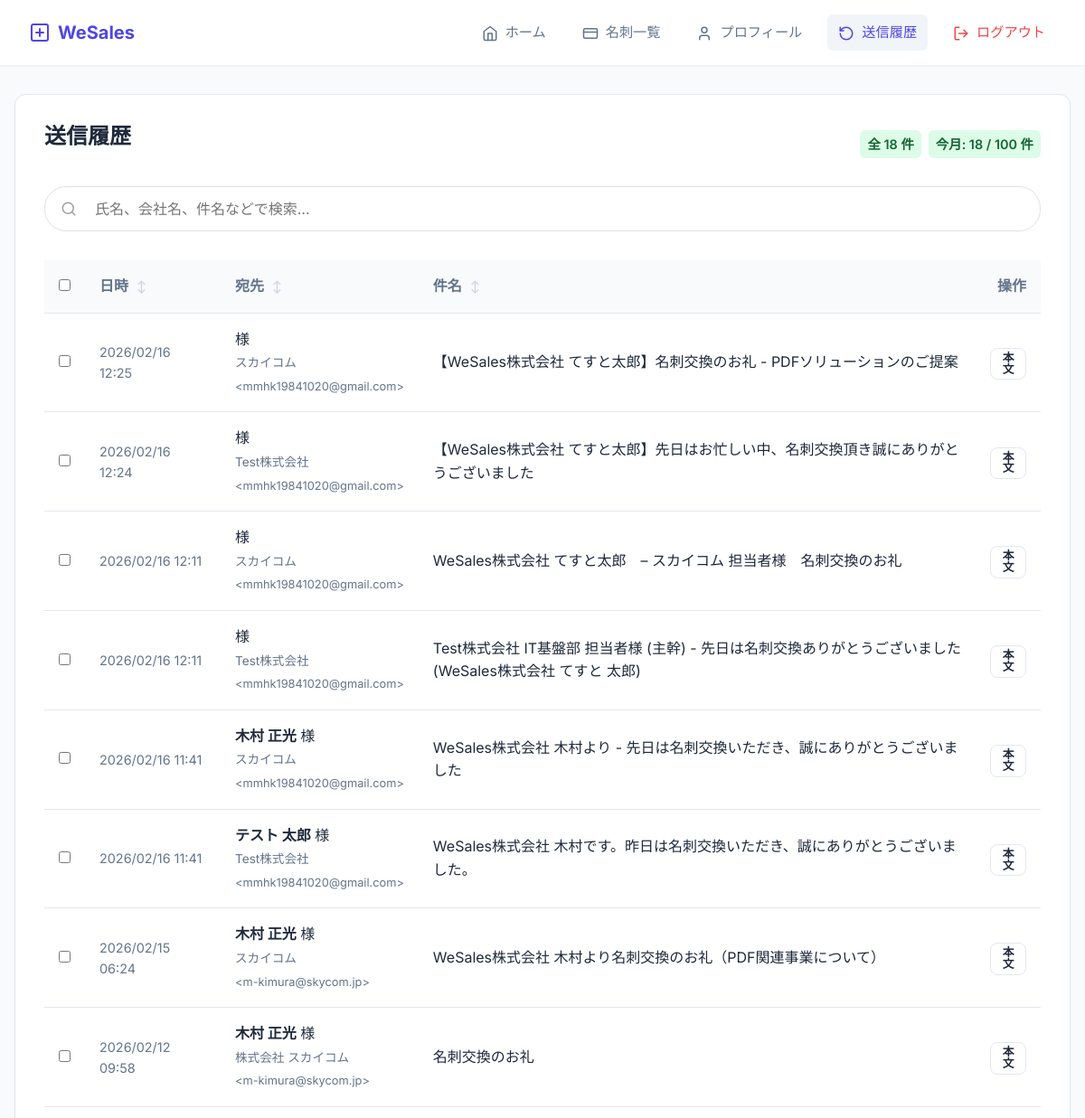
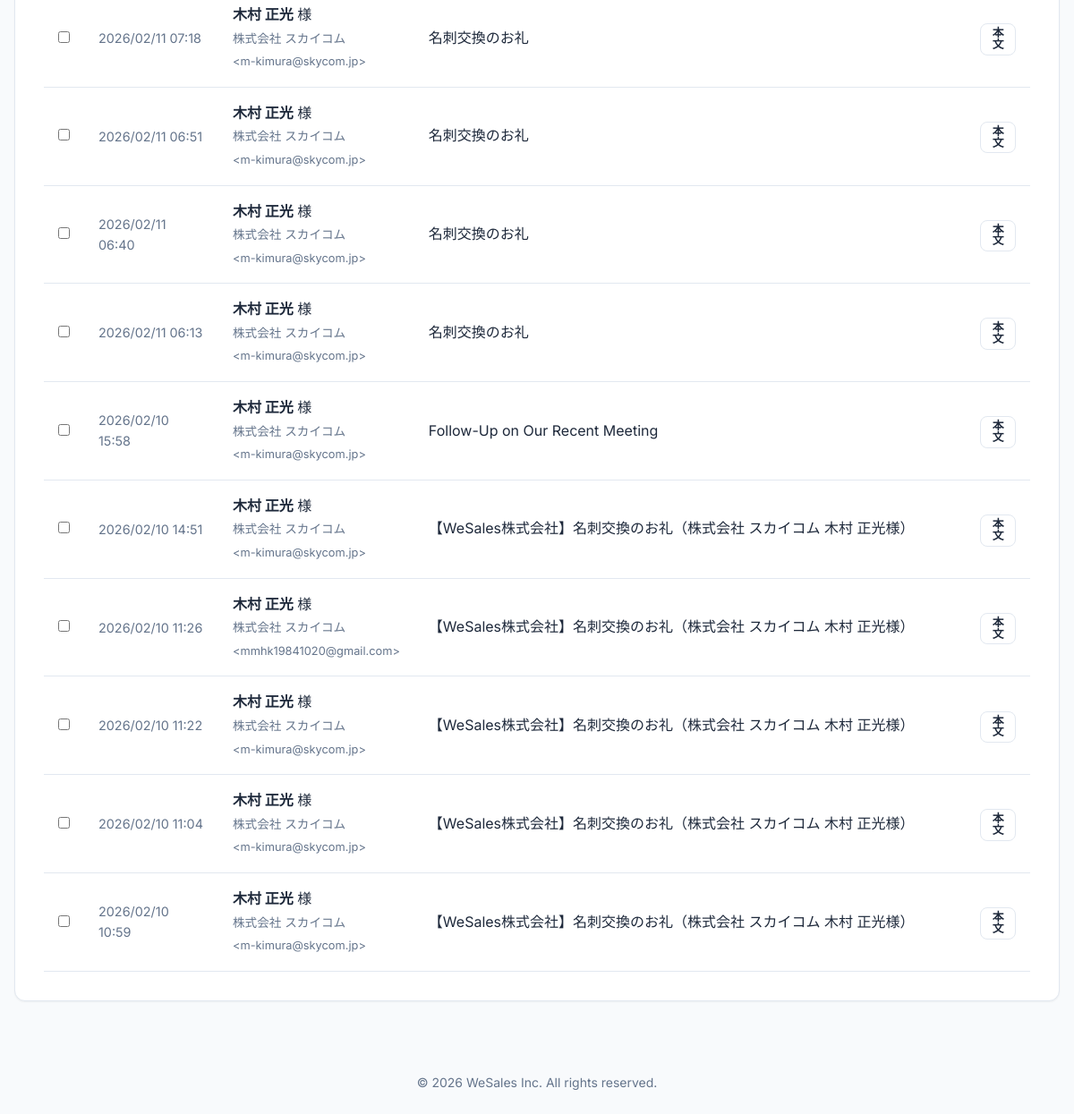
The page /history (signed in) on the database its author committed (2 pictures, top to bottom).
### models.py (models this page shows)
class History(db.Model):
    id = db.Column(db.Integer, primary_key=True)
    user_id = db.Column(db.Integer, db.ForeignKey("user.id"), nullable=False)
    customer_name = db.Column(db.String(100))
    company_name = db.Column(db.String(100))
    email = db.Column(db.String(120))
    mail_subject = db.Column(db.String(200))
    mail_body = db.Column(db.Text)
    sent_at = db.Column(db.DateTime, default=datetime.now)
    user = db.relationship("User", backref=db.backref("histories", lazy=True))

### routes/history.py (the view)
@history_bp.route("/history")
@login_required
def show_history():
    user_id = request.args.get("user_id", type=int)
    monthly_sent_count = get_monthly_sent_count(current_user.id)
    monthly_limit = current_user.monthly_limit
    if current_user.is_admin:
        query = History.query
        if user_id:
            query = query.filter_by(user_id=user_id)
        histories = query.order_by(History.sent_at.desc()).all()
        users = User.query.all()
        return render_template("history.html",
                               histories=histories,
                               users=users,
                               selected_user_id=user_id,
                               monthly_sent_count=monthly_sent_count,
                               monthly_limit=monthly_limit)
    else:
        histories = (
            History.query.filter_by(user_id=current_user.id)
            .order_by(History.sent_at.desc())
            .all()
        )
        return render_template("history.html",
                               histories=histories,
                               monthly_sent_count=monthly_sent_count,
                               monthly_limit=monthly_limit)

### app.py (called while the page is built)
def create_app(config_class=Config):
    app = Flask(__name__)
    app.config.from_object(config_class)
    db.init_app(app)
    bcrypt.init_app(app)
    csrf.init_app(app)
    login_manager.init_app(app)
    @login_manager.user_loader
    def load_user(user_id):
        return User.query.get(int(user_id))
    @app.context_processor
    def inject_now():
        return {"now": datetime.now(timezone.utc)}
    from routes.auth import auth_bp
    from routes.main import main_bp
    from routes.cards import cards_bp
    from routes.history import history_bp
    from routes.admin import admin_bp
    from routes.import_routes import import_bp
    app.register_blueprint(auth_bp)
    app.register_blueprint(main_bp)
    app.register_blueprint(cards_bp)
    app.register_blueprint(history_bp)
    app.register_blueprint(admin_bp)
    app.register_blueprint(import_bp)
    return app

### services/mail_service.py (called while the page is built)
def get_monthly_sent_count(user_id):
    first_day = date(date.today().year, date.today().month, 1)
    count = History.query.filter(
        History.user_id == user_id,
        History.sent_at >= first_day
    ).count()
    return count

### Templates/history.html (shortened to what this page needs)
{% extends "base.html" %}
{% block content %}
<div class="card">
    <div style="display: flex; justify-content: space-between; align-items: center; margin-bottom: var(--spacing-lg);">
        <h2>送信履歴</h2>
        <div style="display: flex; gap: var(--spacing-sm); align-items: center;">
            <span class="badge" style="font-size: 0.9rem;">全 {{ histories|length }} 件</span>
            <span class="badge badge-primary" style="font-size: 0.9rem;">今月: {{ monthly_sent_count }} / {{ monthly_limit
                }} 件</span>
        </div>
    </div>
    <div class="search-container">
        <input type="text" id="searchInput" class="search-input" placeholder="氏名、会社名、件名などで検索...">
    </div>
    {% if histories %}
    <div style="overflow-x: auto;">
        <table class="history-table" id="historyTable">
            <thead>
                <tr>
                    <th style="width: 40px;" class="desktop-only"><input type="checkbox" id="selectAll"></th>
                    <th class="sortable" data-sort="1">日時 <span class="sort-icon"></span></th>
                    <th class="sortable" data-sort="2">宛先 <span class="sort-icon"></span></th>
                    <th class="sortable" data-sort="3">件名 <span class="sort-icon"></span></th>
                    <th style="text-align: right;">操作</th>
                </tr>
            </thead>
            <tbody>
                {% for history in histories %}
                <tr data-id="{{ history.id }}">
                    <td class="desktop-only" style="text-align: center;" data-label="選択"><input type="checkbox"
                            class="history-checkbox" value="{{ history.id }}"></td>
                    <td class="date-col" data-label="日時">{{ history.sent_at.strftime('%Y/%m/%d %H:%M') }}</td>
                    <td data-label="宛先">
                        <strong>{{ history.customer_name }}</strong> 様<br>
                        <span style="font-size: 0.85rem; color: var(--text-muted);">{{ history.company_name
                            }}</span><br>
                        <span style="font-size: 0.8rem; color: var(--text-muted);">&lt;{{ history.email }}&gt;</span>
                    </td>
                    <td data-label="件名">
                        {{ history.mail_subject }}
                    </td>
                    <td style="text-align: right;" data-label="操作">
                        <button class="btn btn-secondary view-body-btn" data-body="{{ history.mail_body }}"
                            style="padding: 0.25rem 0.5rem; font-size: 0.8rem;">本文</button>
                    </td>
                </tr>
                {% endfor %}
            </tbody>
        </table>
    </div>
    {% endif %}
</div>
{% endblock %}

### static/css/style.css (style rules this page uses)
:root { --primary-color: #4f46e5; --primary-hover: #4338ca; --secondary-color: #64748b; --background-color: #f8fafc; --surface-color: #ffffff; --text-color: #1e293b; --text-muted: #64748b; --border-color: #e2e8f0; --success-color: #10b981; --danger-color: #ef4444; --font-family: 'Inter', system-ui, -apple-system, sans-serif; --spacing-xs: 0.25rem; --spacing-sm: 0.5rem; --spacing-md: 1rem; --spacing-lg: 1.5rem; --spacing-xl: 2rem; --radius-sm: 0.375rem; --radius-md: 0.5rem; --radius-lg: 0.75rem; --shadow-sm: 0 1px 2px 0 rgb(0 0 0 / 0.05); --shadow-md: 0 4px 6px -1px rgb(0 0 0 / 0.1), 0 2px 4px -2px rgb(0 0 0 / 0.1); --shadow-lg: 0 10px 15px -3px rgb(0 0 0 / 0.1), 0 4px 6px -4px rgb(0 0 0 / 0.1); }
* { box-sizing: border-box; margin: 0; padding: 0; }
body { font-family: var(--font-family); background-color: var(--background-color); color: var(--text-color); line-height: 1.6; display: flex; flex-direction: column; min-height: 100vh; }
h1, h2, h3, h4, h5, h6 { color: var(--text-color); font-weight: 700; line-height: 1.2; margin-bottom: var(--spacing-md); }
h2 { font-size: 1.5rem; }
.card { background-color: var(--surface-color); border-radius: var(--radius-lg); box-shadow: var(--shadow-sm); padding: var(--spacing-xl); border: 1px solid var(--border-color); margin-bottom: var(--spacing-lg); }
.btn { display: inline-flex; justify-content: center; align-items: center; padding: 0.75rem 1.5rem; border-radius: var(--radius-md); font-weight: 600; cursor: pointer; transition: all 0.2s; border: none; font-size: 1rem; line-height: 1; }
.btn-secondary { background-color: var(--surface-color); color: var(--text-color); border: 1px solid var(--border-color); }
input[type="text"], input[type="email"], input[type="password"], input[type="url"], input[type="number"], textarea, select { width: 100%; padding: 0.75rem; border: 1px solid var(--border-color); border-radius: var(--radius-md); font-family: inherit; font-size: 1rem; transition: border-color 0.2s, box-shadow 0.2s; }
.badge { display: inline-block; padding: 0.25rem 0.625rem; border-radius: 9999px; font-size: 0.75rem; font-weight: 600; }
.badge-primary { background-color: #e0e7ff; color: #4338ca; }

### Templates/history.html (style rules this page uses)
.history-table { width: 100%; border-collapse: collapse; margin-top: var(--spacing-md); }
.history-table th, .history-table td { padding: var(--spacing-md); text-align: left; border-bottom: 1px solid var(--border-color); }
.history-table th { background-color: #f8fafc; font-weight: 600; color: var(--text-muted); }
.sortable { cursor: pointer; user-select: none; position: relative; }
.sort-icon::after { content: "↕"; margin-left: 5px; font-size: 0.8rem; color: #cbd5e1; }
.search-container { margin-bottom: var(--spacing-md); position: relative; }
#searchInput.search-input { width: 100% !important; padding: 12px 20px 12px 55px !important; border: 1px solid #dfe1e5 !important; border-radius: 24px !important; font-size: 16px !important; line-height: 1.5 !important; transition: box-shadow 0.2s !important; box-shadow: none !important; background-color: white !important; display: block !important; }
.date-col { width: 150px; color: var(--text-muted); font-size: 0.9rem; }
.badge { display: inline-block; padding: 0.25rem 0.5rem; background-color: #dcfce7; color: #166534; border-radius: var(--radius-sm); font-size: 0.75rem; font-weight: 600; }

### rows shown on the page
History: sent_at "2026/02/16 12:25", company_name "スカイコム", email "mmhk19841020@gmail.com", mail_subject "【WeSales株式会社 てすと太郎】名刺交換のお礼 - PDFソリューションのご提案"
History: sent_at "2026/02/16 12:24", company_name "Test株式会社", email "mmhk19841020@gmail.com", mail_subject "【WeSales株式会社 てすと太郎】先日はお忙しい中、名刺交換頂き誠にありがとうございました"
History: sent_at "2026/02/16 12:11", company_name "スカイコム", email "mmhk19841020@gmail.com", mail_subject "WeSales株式会社 てすと太郎 – スカイコム 担当者様 名刺交換のお礼"
History: sent_at "2026/02/16 12:11", company_name "Test株式会社", email "mmhk19841020@gmail.com", mail_subject "Test株式会社 IT基盤部 担当者様 (主幹) - 先日は名刺交換ありがとうございました (WeSales株式会社 てすと 太郎)"
History: sent_at "2026/02/16 11:41", customer_name "木村 正光", company_name "スカイコム", email "mmhk19841020@gmail.com", mail_subject "WeSales株式会社 木村より - 先日は名刺交換いただき、誠にありがとうございました"
History: sent_at "2026/02/16 11:41", customer_name "テスト 太郎", company_name "Test株式会社", email "mmhk19841020@gmail.com", mail_subject "WeSales株式会社 木村です。昨日は名刺交換いただき、誠にありがとうございました。"
History: sent_at "2026/02/15 06:24", customer_name "木村 正光", company_name "スカイコム", email "m-kimura@skycom.jp", mail_subject "WeSales株式会社 木村より名刺交換のお礼（PDF関連事業について）"
History: sent_at "2026/02/12 09:58", customer_name "木村 正光", company_name "株式会社 スカイコム", email "m-kimura@skycom.jp", mail_subject "名刺交換のお礼"
History: sent_at "2026/02/11 07:18", customer_name "木村 正光", company_name "株式会社 スカイコム", email "m-kimura@skycom.jp", mail_subject "名刺交換のお礼"
History: sent_at "2026/02/11 06:51", customer_name "木村 正光", company_name "株式会社 スカイコム", email "m-kimura@skycom.jp", mail_subject "名刺交換のお礼"
History: sent_at "2026/02/11 06:40", customer_name "木村 正光", company_name "株式会社 スカイコム", email "m-kimura@skycom.jp", mail_subject "名刺交換のお礼"
History: sent_at "2026/02/11 06:13", customer_name "木村 正光", company_name "株式会社 スカイコム", email "m-kimura@skycom.jp", mail_subject "名刺交換のお礼"
History: sent_at "2026/02/10 15:58", customer_name "木村 正光", company_name "株式会社 スカイコム", email "m-kimura@skycom.jp", mail_subject "Follow-Up on Our Recent Meeting"
History: sent_at "2026/02/10 14:51", customer_name "木村 正光", company_name "株式会社 スカイコム", email "m-kimura@skycom.jp", mail_subject "【WeSales株式会社】名刺交換のお礼（株式会社 スカイコム 木村 正光様）"
History: sent_at "2026/02/10 11:26", customer_name "木村 正光", company_name "株式会社 スカイコム", email "mmhk19841020@gmail.com", mail_subject "【WeSales株式会社】名刺交換のお礼（株式会社 スカイコム 木村 正光様）"
History: sent_at "2026/02/10 11:22", customer_name "木村 正光", company_name "株式会社 スカイコム", email "m-kimura@skycom.jp", mail_subject "【WeSales株式会社】名刺交換のお礼（株式会社 スカイコム 木村 正光様）"
History: sent_at "2026/02/10 11:04", customer_name "木村 正光", company_name "株式会社 スカイコム", email "m-kimura@skycom.jp", mail_subject "【WeSales株式会社】名刺交換のお礼（株式会社 スカイコム 木村 正光様）"
History: sent_at "2026/02/10 10:59", customer_name "木村 正光", company_name "株式会社 スカイコム", email "m-kimura@skycom.jp", mail_subject "【WeSales株式会社】名刺交換のお礼（株式会社 スカイコム 木村 正光様）"

### other values the page prints
{{ histories|length }} "18"
{{ monthly_sent_count }} "18"
{{ monthly_limit }} "100"
